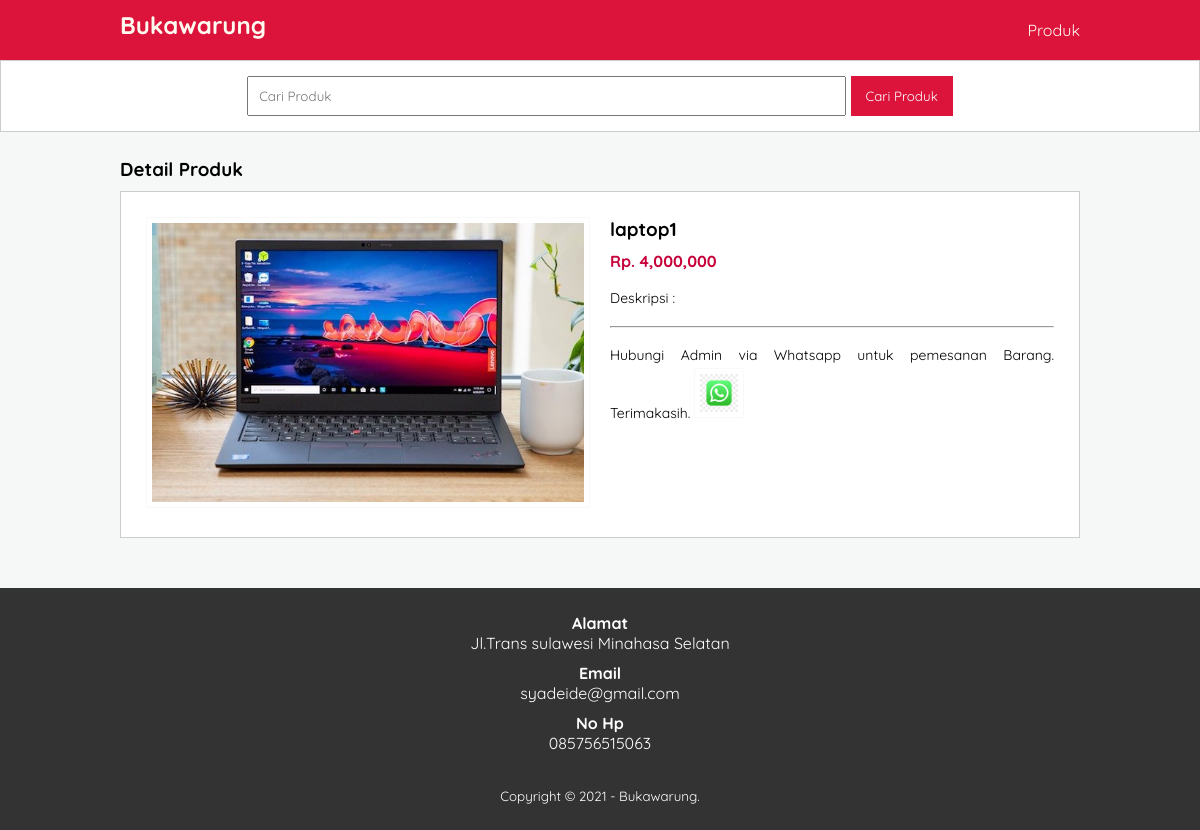
The page /bukawarung/detail-produk.php?id=1 on the database its author committed.
### tables this page shows
CREATE TABLE `tb_product` (
  `product_id` int(11) NOT NULL,
  `category_id` int(11) NOT NULL,
  `product_name` varchar(100) NOT NULL,
  `product_price` int(11) NOT NULL,
  `product_descripton` text NOT NULL,
  `product_image` varchar(100) NOT NULL,
  `product_status` tinyint(1) NOT NULL,
  `data_created` timestamp NOT NULL DEFAULT current_timestamp()
);

### bukawarung/detail-produk.php (the view, shortened to what this page needs)
<?php
    include 'db.php';
    $kontak = mysqli_query($conn, "SELECT admin_telp, admin_email, admin_address FROM tb_admin
            WHERE admin_id = 1");
            $a = mysqli_fetch_object($kontak);
        $produk = mysqli_query($conn, "SELECT * FROM tb_product WHERE product_id = '".$_GET['id']."'");
        $p = mysqli_fetch_object($produk);
?>
<!DOCTYPE html>
<html lang="en">
<head>
    <link rel="stylesheet"  href="style.css">
</head>
<body>
   <header>
   <nav>
       <div class="container">
   <h1><a href="index.php">Bukawarung</a></h1>
   <ul>
    <li><a href="produk.php">Produk</a></li>
   </ul>
   </div>
   </nav>
</header>
<div class="search">
    <div class="container">
            <form action="produk.php">
            <input type="text" name="search" placeholder="Cari Produk" value="<?php echo $_GET['search'] ?>">
            <input type="submit" name="cari" value="Cari Produk">
            </form>
        </div>
    </div>
        <div class="section">
        <div class="container">
        <h3> Detail Produk</h3>
        <div class="box">
        <div class="col-2">
            <img src="produk/<?php echo $p->product_image ?>" width="100%">
        </div>
        <div class="col-2">
            <h3> <?php echo $p->product_name ?></h3>
            <h4>Rp. <?php echo number_format($p->product_price) ?></h4>
            <p>Deskripsi :<hr>
            </p>
            <p> <a href="https://api.whatsapp.com/send?phone=<?php echo $a->admin_telp ?>
            &text=Hai, saya tertarik dengan produk Anda." target="_blank">
            Hubungi Admin via Whatsapp untuk pemesanan Barang. Terimakasih.
            <img src="img/icon whatsapp.jpg" width="50px"></a>
        </p>
        </div>
        </div>
        </div>
        </div>
    <div class="footer">
        <div class="container">
            <h4>Alamat</h4>
            <p><?php echo $a->admin_address ?></p>
            <h4>Email</h4>
            <p><?php echo $a->admin_email ?></p>
            <h4>No Hp</h4>
            <p><?php echo $a->admin_telp ?></p>
            <small>Copyright &copy; 2021 - Bukawarung.</small>
        </div>
    </div>
</body>
</html>

### bukawarung/style.css (style rules this page uses)
* { padding: 0; margin: 0; font-family: 'Quicksand', sans-serif; }
body { background-color: #f6f8f8; }
a { color: inherit; text-decoration: none; }
header { background-color: crimson; color: floralwhite; }
header h1 { float: left; padding: 10px 0; }
header ul { float: right; }
header ul li { display: inline-block; }
header ul li a { padding: 20px 0 20px 15px; display: inline-block; }
.container { width: 80%; margin: 0 auto; }
.container:after { content: ''; display: block; clear: both; }
.section { padding: 25px 0; }
.box { background-color: white; border: 1px solid #ccc; padding: 15px; box-sizing: border-box; margin: 10px 0 25px 0; }
.box:after { content: ''; display: block; clear: both; }
.search { padding: 15px 0; background-color: #fff; border: 1px solid #ccc; text-align: center; }
.search input[type=text] { width: 60%; padding: 10px; }
.search input[type=submit] { padding: 12px 15px; background-color: crimson; color: white; border: none; cursor: pointer; }
.footer { padding: 25px 0; background-color: #333; color: #fff; text-align: center; }
.footer p { margin-bottom: 10px; }
.footer small { margin-top: 25px; display: inline-block; }
.col-2 { width: 50%; min-height: 200px; padding: 10px; box-sizing: border-box; float: left; }
.col-2 img { border: 1px solid #f9f9f9; padding: 5px; box-sizing: border-box; }
.col-2 h3 { margin-bottom: 10px; }
.col-2 h4 { color: #C70039; }
.col-2 p { margin: 15px 0; text-align: justify; line-height: 25px; font-size: 14px; }

### rows shown on the page
tb_product: product_image (picture), product_name "laptop1", product_price "4,000,000"

### other values the page prints
$a->admin_address "Jl.Trans sulawesi Minahasa Selatan"
$a->admin_email "syadeide@gmail.com"
$a->admin_telp "085756515063"
